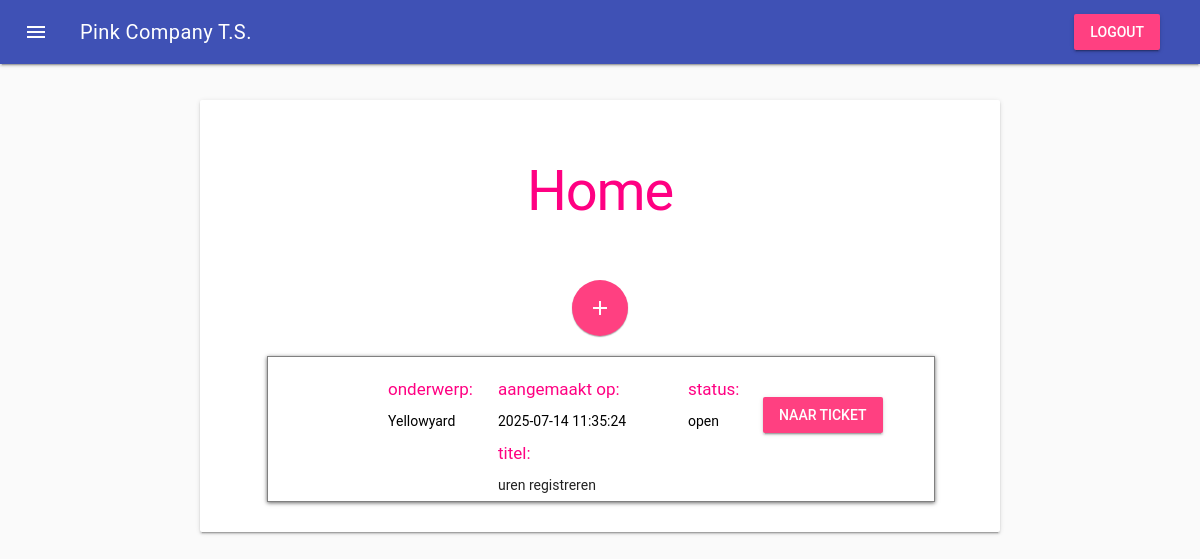
The app's page /dashboard_home_c.php (signed in) with its own data.
### tables this page shows
CREATE TABLE IF NOT EXISTS `settings` (
  `SettingName` varchar(255) NOT NULL,
  `SettingValue` text,
  `LastEditBy` int(11) DEFAULT NULL,
  `LastEditOn` datetime DEFAULT NULL,
  PRIMARY KEY (`SettingName`)
);

CREATE TABLE IF NOT EXISTS `tickets` (
  `Ticket_ID` varchar(32) NOT NULL,
  `onderwerp` varchar(254) NOT NULL,
  `aanmaakdatum` text NOT NULL,
  `Titel` varchar(254) NOT NULL,
  `content` text NOT NULL,
  `Status` varchar(254) NOT NULL,
  `Creator_ID` text NOT NULL,
  `gearchiveerd` int(11) NOT NULL DEFAULT '0',
  PRIMARY KEY (`Ticket_ID`)
);

### classes/db.php (called while the page is built, shortened)
<?php
class db
{
    private static $_instance = null;
    private $_pdo;
    private $_error = false;
    private $_results;
    private $_count = 0;
    private function __construct()
    {
        try {
            $this->_pdo = new PDO('mysql:host='. config::get('mysql/host') .';dbname='. config::get('mysql/db'), config::get('mysql/username'), config::get('mysql/password'));
        } catch (PDOException $e) {
            $this->_error = true;
            $this->_errorMessage = $e->getMessage();
            throw $e;
        }
    }
    public static function getInstance()
    {
        try {
            if (!isset(self::$_instance)) {
                self::$_instance = new db();
            }
            return self::$_instance;
        } catch (Exception $e) {
            error_log("Failed to create DB instance: " . $e->getMessage());
            throw new Exception("Failed to create DB instance", 0, $e);
        }
    }
    public function query($sql, $params = array())
    {
        $this->_error = false;
        if ($this->_query = $this->_pdo->prepare($sql))
        {
            $x = 1;
            if (count($params))
            {
                foreach ($params as $param)
                {
                    $this->_query->bindValue($x, $param);
                    $x++;
                }
            }
            if ($this->_query->execute())
            {
                $this->_results = $this->_query->fetchAll(PDO::FETCH_OBJ);
                $this->_count = $this->_query->rowCount();
            }
            else
            {
                $this->_error = true;
                $errorInfo = $this->_query->errorInfo();
                $this->_errorMessage = isset($errorInfo[2]) ? $errorInfo[2] : 'Unknown SQL error';
            }
        }
        else
        {
            $this->_error = true;
            $this->_errorMessage = 'Failed to prepare SQL statement.';
        }
        return $this;
    }
    public function action($action, $table, $where = array())
    {
        if (count($where) === 3) {
            $operators = array('=','>','<','>=', '<=');
            $field     = $where[0];
            $operator  = $where[1];
            $value     = $where[2];
            if (in_array($operator, $operators)) {
                $sql = "{$action} FROM {$table} WHERE {$field} {$operator} ?";
                if (!$this->query($sql, array($value))->error()) {
                    return $this;
                }
            }
        }
        return false;
    }
    public function get($table, $where)
    {
      return $this->action('SELECT *', $table, $where);
    }
    public function results()
    {
      return $this->_results;
    }
    public function first()
    {
      $results = $this->results();
      return $results[0];
    }
    public function error()
    {
        return $this->_error;
    }
    public function count()
    {
        return $this->_count;
    }
}

### core/init.php (called while the page is built, shortened)
<?php
function getconfig() {
return array(
  'mysql' => array(
    'host'=> '127.0.0.1',
    'username' => 'root',
    'password' => 'usbw',
    'db' => 'DatabaseWebApp'
  ),
  'remember' => array(
    'cookie_name' => 'hash',
    'cookie_expiry' => 2629743
  ),
  'session' => array(
    'session_id' => 'UID',
    'session_username' => 'username',
    'token_name' => 'token'
  )
);
}
 ?>

### classes/config.php (called while the page is built)
<?php
class config {
      public static function get($path = null) {
        if($path) {
          $config = getconfig();
          $path = explode('/', $path);
          foreach($path as $bit) {
            if (isset($config[$bit]))
            $config = $config[$bit];
          }
        }
        return $config;
      }
}
 ?>

### classes/user.php (called while the page is built, shortened)
<?php
class user{
      private $_db,
              $_data,
              $_sessionid,
              $_session_user,
              $_isLoggedIn;
      public function __construct($user = null){
          $this->_db = db::getInstance();
          $this->_sessionid = config::get('session/session_id');
          if (!$user) {
            if (session::exists($this->_sessionid)) {
                $user = session::get($this->_sessionid);
              if ($this->find($user)) {
                $this->_isLoggedIn = true;
              } else {
              }
            }
          } else {
            $this->find($user);
          }
      }
      public function find($user = null) {
        if ($user) {
          $field = (is_numeric($user)) ? 'User_ID' : 'UserName' ;
          $data = $this->_db->get('Users', array($field, '=', $user));
          if ($data->count()) {
            return true;
          }
        }
      }
    public function isloggedin() {
      return $this->_isLoggedIn;
    }
}
 ?>

### classes/session.php (called while the page is built, shortened)
<?php
class session {
  public static function exists($name)
  {
      return (isset($_SESSION[$name])) ? true : false;
  }
  public static function get($name){
    return $_SESSION[$name];
  }
}
 ?>

### classes/settinghandler.php (called while the page is built, shortened)
<?php
class settinghandler {
           private $_UserID,
                   $_db;
       public function __construct(){
               $this->_db = db::getInstance();
         }
         public function GetCompanyName()
         {
             $data = $this->_db->get('settings', array('SettingName', '=', 'CompanyName'));
             if ($data->count() !== 0) {
                 foreach ($data->results() as $key) {
                     return $key->SettingValue;
                 }
             } else {
             }
         }
}
         ?>

### dashboard_home_c.php (the view, shortened to what this page needs)
<?php
    require_once 'core/init.php';
    $ticket = new ticketing();
    $user = new user();
    $settinghandler = new settinghandler();
if ($user->isloggedin()) {
 ?>
 <!DOCTYPE html>
 <html>
   <head>
     <link rel="stylesheet" href="css/material.min.css">
     <link rel="stylesheet" href="https://code.getmdl.io/1.3.0/material.pink-light_blue.min.css" />
     <link rel="stylesheet" href="css/material-extends.css">
   </head>
   <body>
     <div class="mdl-layout mdl-js-layout mdl-layout--fixed-header">
       <header class="mdl-layout__header">
         <div class="mdl-layout__header-row">
           <span class="mdl-layout-title" ><?php echo $settinghandler->GetCompanyName();  ?> T.S.</span>
          <a href="logout.php"><button class="mdl-button mdl-js-button mdl-button--raised mdl-button--accent">
              logout
          </button>
          </a>
         </div>
       </header>
          <?php include 'includes/components/menu-links.inc.php'; ?>
       <main class="mdl-layout__content">
         <div class="page-content">
           <div class="demo-card-wide mdl-card mdl-shadow--2dp" style="heigth: 900px !important; padding: 30px; text-align:center;">
     <h1 style="color: #FF0082;">Home</h1>
                 <a href='dashboard_create.php' style="margin: 0 auto; margin-top: 10px;"> <button class="mdl-button mdl-js-button mdl-button--fab mdl-button--colored">
  <i class="material-icons">add</i>
</button></a>
<div style="text-align: left;">
     <?php
        try {
            $ticket->getallfromusernoarchive($uid);
        } catch (Throwable $e) {
            echo '<div style="color: red; border: 2px solid red; padding: 10px; margin: 10px 0; background: #fff0f0;">';
            echo '<strong>Exception:</strong> ' . htmlspecialchars($e->getMessage()) . '<br>';
            if (class_exists('db')) {
                $db = db::getInstance();
                if (method_exists($db, 'errorMessage')) {
                    $dbMsg = $db->errorMessage();
                    if ($dbMsg) {
                        echo '<strong>DB Error:</strong> ' . htmlspecialchars($dbMsg) . '<br>';
                    }
                }
            }
            echo '<pre>' . htmlspecialchars($e->getTraceAsString()) . '</pre>';
            echo '</div>';
        }
?>
   </div>
 </div>
           </div>
          </main>
        </div>
      </body>
    </html>
<?php } else {
  redirect::to('index.php');
} ?>

### classes/ticketing.php (shortened to what this page needs)
<?php
class ticketing
{
  public function __construct()
  {
    $this->_db = db::getInstance();
  }
  public function getallfromusernoarchive($uid)
  {
    $data = $this->_db->get('tickets', array('Creator_ID', '=', $uid));
    if ($data->count() !== 0) {
      foreach ($data->results() as $key) {
        if ($key->gearchiveerd == 0) {
          echo "
            <div class='container'>
              <div class='mix " . htmlspecialchars($key->onderwerp, ENT_QUOTES) . " ticketcontainer row'>
                <div class='circleimage column row'></div>
                <div class='column row' style='margin-left: 30px; width: 80px;' class='textwrapperticketwindow'>
                  <h3 class=''>onderwerp:</h3> <p style='color: black;' class='dash'> " . htmlspecialchars($key->onderwerp, ENT_QUOTES) . "</p>
                </div>
                <div class='column' style='margin-left: 30px; width: 160px;'  class='textwrapperticketwindow'>
                    <h3>aangemaakt op: </h3> <p style='color: black;'> " . htmlspecialchars($key->aanmaakdatum, ENT_QUOTES) . " </p> <h3>titel: </h3> <p>" . $key->Titel . "</p>
                </div>
                <div class='column' style='margin-left: 30px; padding-bottom: 10px; width: 60px;'  class='textwrapperticketwindow'>
                   <h3>status:</h3><p style='color: black;'>" . htmlspecialchars($key->Status, ENT_QUOTES) . "</p>
                </div>
                 <a style='margin-bottom: 6px; margin-top: 40px; margin-left: 15px;' href='ticketview.php?ticketid=" . htmlspecialchars($key->Ticket_ID, ENT_QUOTES) . "' <button class='naarticket mdl-button mdl-js-button mdl-button--raised mdl-button--accent' style='position: relative; top: 50px;'> naar ticket
                 </button></a>
                 ";
          echo "
               </div>
              </div>";
        }
      }
    }
  }
}

### css/material-extends.css (style rules this page uses)
body { padding: 0px; background: #fafafa; position: relative; font-family: 'Roboto', sans-serif !important; }
header { width: 100%; height: 60px; }
.circleimage { border-radius: 180px; border-width: 5px; border-color: black; height: 70px; width: 70px; background: url("https://encrypted-tbn0.gstatic.com/images?q=tbn:ANd9GcSftuNnjzgTi4V0H4v4TUF-2wK3be9vRdTnpE9GTShBWapCIWqP"); background-size: 100%; background-position: center; margin-left: 20px; margin-top: 20px; }
.demo-card-wide.mdl-card { width: 100%; max-width: 800px; margin: auto; margin-top: 3%; }
.ticketcontainer { font-size: 20px; width: 90%; background: white; margin-left: 5%; margin-right: 5%; margin-top: 20px; box-shadow: 0 1px 4px rgba(0, 0, 0, .6); border: 1px solid grey; }
.ticketcontainer h3 { font-size: 17px; line-height: 16px; }
.ticketcontainer p { font-size: 14px; line-height: 0px; }
.row:after { content: ""; display: table; clear: both; }
.column { float: left; }
h3 { color: #FF0082 !important; }

### dashboard_home_c.php (style rules this page uses)
.demo-card-wide.mdl-card { width: 100%; max-width: 800px; margin: auto; margin-top: 3%; }

### records on screen
settings: SettingValue "Pink Company"
tickets: gearchiveerd 0 (drawn), onderwerp "Yellowyard", aanmaakdatum "2025-07-14 11:35:24", Titel "uren registreren", Status "open"
